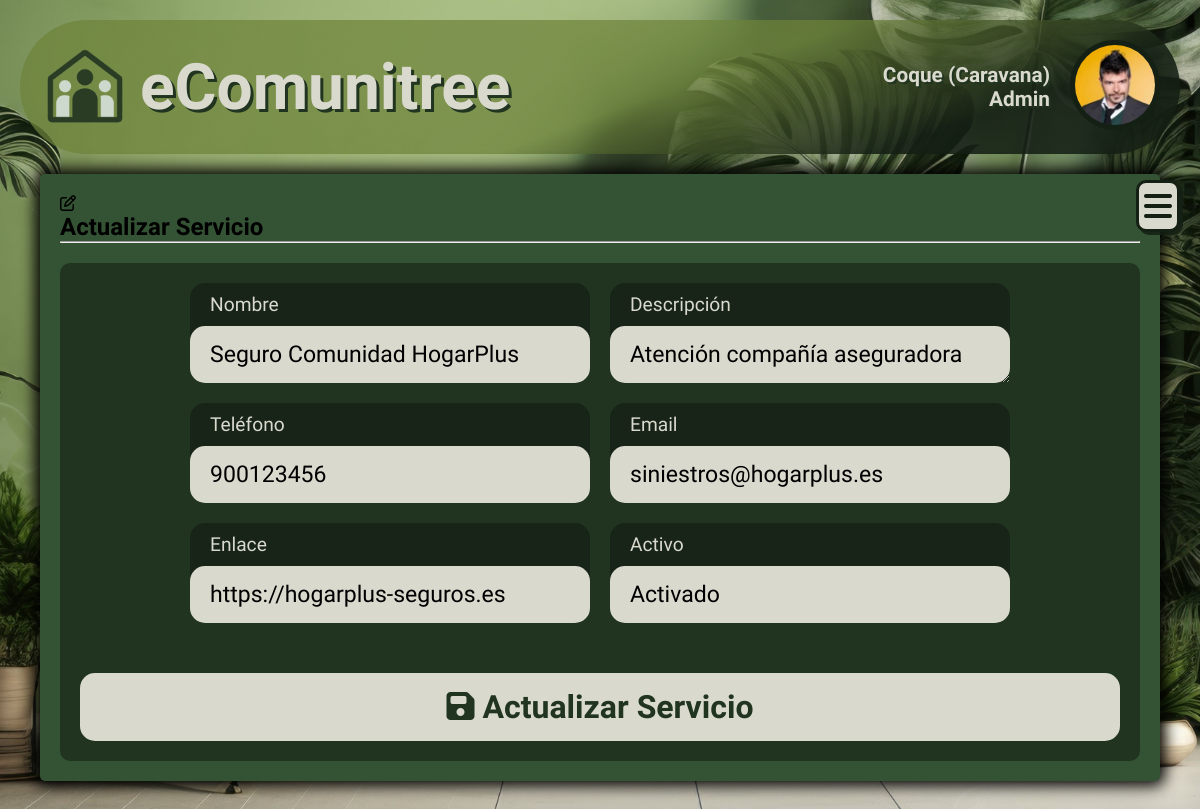
Screenshot of /admin/edit_servicio.php?edit=39 (signed in) with the database file from the repository.
### tables this page shows
CREATE TABLE servicios (
    id_servicio INT AUTO_INCREMENT PRIMARY KEY,
    nombre VARCHAR(100) NOT NULL,
    descripcion VARCHAR(300),
    telefono VARCHAR(30),
    email VARCHAR(150),
    enlace VARCHAR(255),
    activo BOOLEAN DEFAULT TRUE
);

### admin/edit_servicio.php (the view, shortened to what this page needs)
<?php
    include("../db/db.inc");
    $id_servicio = intval($_GET['edit']);
    $sql_check = "SELECT * FROM servicios WHERE id_servicio = ?";
    $stmt_check = $conn->prepare($sql_check);
    $stmt_check->bind_param("i", $id_servicio);
    $stmt_check->execute();
    $res = $stmt_check->get_result();
    $servicio = $res->fetch_assoc();
?>
<!DOCTYPE html>
<html lang="es">
<head>
    <link rel="stylesheet" href="../css/insert_edit/insert_edit.css">
</head>
<body>
    <header class="body-header">
        <a href="../index.php" class="btn-index">
            <img src="../img/logo-transparencia.png" alt="logotipo">
            <h1>eComunitree</h1>
        </a>
        <div class="user">
            <div class="user-name">
                <p><?= $_SESSION["nombre"] ?> (<?= $_SESSION["vivienda"] ?>)</p>
                <p><?= ucfirst($_SESSION["rol"]) ?></p>
            </div>
            <a href="desconectar_admin.php" title="Cerrar sesión">
                <img src="../img_user/<?= $_SESSION["foto"]; ?>" alt="Perfil de <?= $_SESSION['nombre']; ?>">
            </a>
        </div>
    </header>
    <main>
        <section class="panel-control">
            <div class="section-header">
                <i class="fa-regular fa-pen-to-square icono-header"></i>
                <h2>Actualizar Servicio</h2>
            </div>
            <hr>
            <form method="POST">
                <div class="form">
                    <div class="casilla">
                        <label for="nombre">Nombre</label>
                        <input type="text" name="nombre" value="<?= htmlspecialchars($servicio['nombre']) ?>" required>
                    </div>
                    <div class="casilla">
                        <label for="descripcion">Descripción</label>
                        <textarea name="descripcion" class="area-texto"><?= htmlspecialchars($servicio['descripcion']) ?></textarea>
                    </div>
                    <div class="casilla">
                        <label for="telefono">Teléfono</label>
                        <input type="text" name="telefono" value="<?= htmlspecialchars($servicio['telefono']) ?>">
                    </div>
                    <div class="casilla">
                        <label for="email">Email</label>
                        <input type="text" name="email" value="<?= htmlspecialchars($servicio['email']) ?>">
                    </div>
                    <div class="casilla">
                        <label for="enlace">Enlace</label>
                        <input type="text" name="enlace" value="<?= htmlspecialchars($servicio['enlace']) ?>">
                    </div>
                    <div class="casilla">
                        <label for="activo">Activo</label>
                        <select name="activo" class="seleccion" required>
                            <option value="1" <?= $servicio['activo']==1?'selected':'' ?> >Activado</option>
                        </select>
                    </div>
                </div>
                <button type="submit" class="guardar"><i class="fa-solid fa-floppy-disk"></i> Actualizar Servicio</button>
            </form>
        </section>
        <label for="menu-toggle" class="menu-button"><i class="fa-solid fa-bars"></i></label>
    </main>
</body>
</html>

### css/insert_edit/insert_edit.css (style rules this page uses)
* { margin: 0; padding: 0; box-sizing: border-box; font-family: "Imprima"; }
html { background: url(../../img/fondo-login.jpg); background-position: center; background-size: cover; background-repeat: no-repeat; background-attachment: fixed; min-height: 100vh; padding: 20px; }
.menu-button { display: flex; position: fixed; top: 180px; right: 20px; border: 3px solid #152015; z-index: 101; background-color: #d9d9ce; color: #152015; font-size: 2em; padding: 7px 5px; border-radius: 10px; cursor: pointer; transition: all 0.3s ease; box-shadow: rgba(21, 32, 21, 0.8784313725) 3px 3px 0; }
header.body-header { background: linear-gradient(160deg, rgba(109, 131, 58, 0.7137254902) 55%, rgba(21, 32, 21, 0.8784313725) 80%); border-radius: 100px; padding: 20px 20px; padding-right: 10px; display: flex; align-items: center; justify-content: space-between; text-shadow: rgb(32.3555555556, 51.6444444444, 32.3555555556) 3px 3px 0; }
header.body-header a.btn-index { display: flex; align-items: center; text-decoration: none; transition: all 0.2s ease; }
header.body-header a.btn-index img { width: 90px; margin-right: 10px; }
header.body-header a.btn-index h1 { color: #d9d9ce; font-size: 4em; font-family: "Grand Hotel"; }
header.body-header .user { display: flex; align-items: center; gap: 20px; color: #d9d9ce; }
header.body-header .user p { text-align: end; font-size: 1.3em; text-shadow: rgb(32.3555555556, 51.6444444444, 32.3555555556) 2px 2px 0px; font-weight: bold; }
header.body-header .user a { text-decoration: none; transition: all 0.1s ease; }
header.body-header .user a img { margin-right: 10px; width: 90px; border: 5px solid #152015; border-radius: 100px; }
main { padding: 20px; }
main .panel-control { width: 100%; margin: auto; padding: 20px; background-color: #345334; border-radius: 5px; box-shadow: 0 0 15px 5px #000; display: flex; flex-direction: column; }
main .panel-control form { margin-top: 20px; padding: 20px; background-color: rgb(32.3555555556, 51.6444444444, 32.3555555556); border-radius: 10px; }
main .panel-control form .form { display: flex; flex-wrap: wrap; justify-content: center; gap: 20px; }
main .panel-control form .form .casilla { width: 100%; min-width: 300px; max-width: 400px; padding: 15px 20px; border: 0; border-radius: 15px; font-size: 1.2em; background-color: #d9d9ce; padding: 0; display: flex; flex-direction: column; background-color: rgb(22.5333333333, 35.9666666667, 22.5333333333); color: #d9d9ce; }
main .panel-control form .form .casilla label, main .panel-control form .form .casilla p { margin: 10px 20px; }
main .panel-control form .form .casilla input:not(.checkbox, .imagen) { width: 100%; min-width: 300px; max-width: 400px; padding: 15px 20px; border: 0; border-radius: 15px; font-size: 1.2em; background-color: #d9d9ce; }
main .panel-control form .form .casilla .seleccion { width: 100%; min-width: 300px; max-width: 400px; padding: 15px 20px; border: 0; border-radius: 15px; font-size: 1.2em; background-color: #d9d9ce; background-color: #d9d9ce; -webkit-appearance: none; -moz-appearance: none; appearance: none; cursor: pointer; }
main .panel-control form .form .casilla .area-texto { width: 100%; min-width: 300px; max-width: 400px; padding: 15px 20px; border: 0; border-radius: 15px; font-size: 1.2em; background-color: #d9d9ce; height: 57px; }
main .panel-control form .guardar { width: 100%; min-width: 300px; max-width: 400px; padding: 15px 20px; border: 0; border-radius: 15px; font-size: 1.2em; background-color: #d9d9ce; max-width: none; display: block; margin: 50px auto 0; cursor: pointer; background-color: #d9d9ce; color: rgb(32.3555555556, 51.6444444444, 32.3555555556); font-weight: bold; font-size: 2em; transition: 0.2s ease; }

### rows the page displays
servicios: nombre "Seguro Comunidad HogarPlus", descripcion "Atención compañía aseguradora", telefono "900123456", email "siniestros@hogarplus.es", enlace "https://hogarplus-seguros.es", activo "Activado"

### other values shown
$_SESSION["nombre"] "Coque"
$_SESSION["vivienda"] "Caravana"
$_SESSION["rol"] "Admin"
